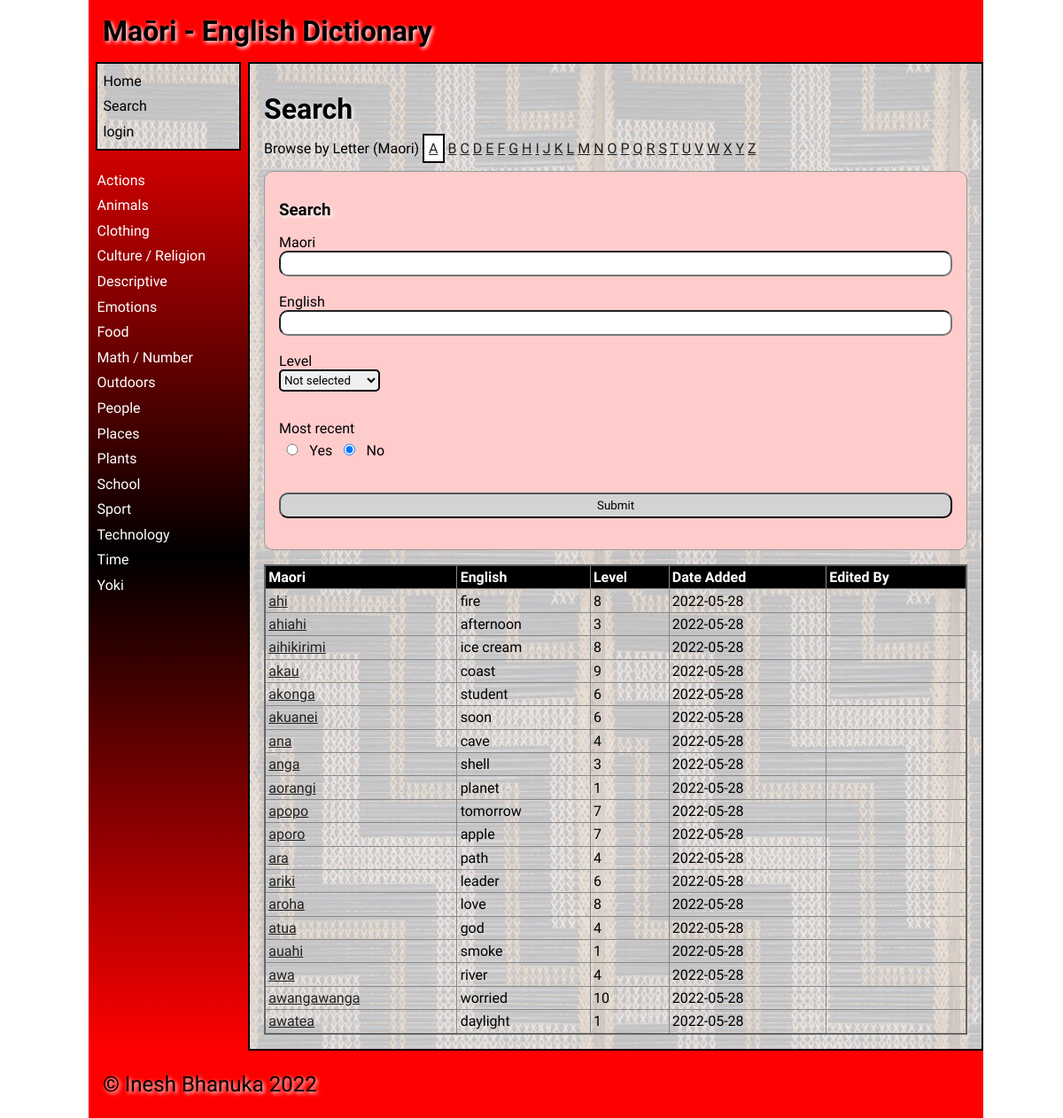
The page /search/A on the database its author committed.
### tables this page shows
CREATE TABLE "category"
(
    id            integer
        primary key autoincrement,
    category_name varchar(30) not null
);

CREATE TABLE "dictionary"
(
    id          integer
        primary key autoincrement,
    maori       varchar(30)   not null,
    english     varchar(30)   not null,
    description varchar(1000) not null,
    level       integer       not null,
    category_id integer       not null
        references category
            on delete cascade,
    user_id     integer
                              references user_details
                                  on delete set null,
    date_added  datetime      not null
);

### app.py (the view)
@app.route('/search/<letter>', methods=["POST", "GET"])
def render_search(letter):
    error = ""
    if request.method == "POST":
        search_letter = ""
        search_results = do_search_by_form(request.form)
    else:
        search_results = []
        search_letter = letter
        error = request.args.get('error')
        if error is None:
            error = ""
            search_results = do_search_by_browse(letter)
    if search_results is None:
        return redirect(f'/search/~?error=Unknown+error+has+occurred+during+search+please+try+again+later')
    return render_template('search.html',
                           search_results=search_results,
                           logged_in=is_logged_in(),
                           letter=letter,
                           category_list=get_categories(),
                           selected=get_selected(search_letter),
                           allow_edit=allow_edit(),
                           error=error,
                           current_user=get_user())

### data_access.py (called while the page is built)
def execute_query(query, args=None):
    connection = get_connection(DATABASE)
    cursor = connection.cursor()
    try:
        if args is None:
            cursor.execute(query)
        else:
            cursor.execute(query, args)
        query_results = cursor.fetchall()
    except sqlite3.Error as e:
        return e
    finally:
        if connection is not None:
            connection.close()
    return query_results

def get_connection(db_file):
    try:
        connection = sqlite3.connect(db_file)
        connection.execute('pragma foreign_keys=ON')
        return connection
    except Error as e:
        print(e)
    return None

def get_category_list():
    category_list = execute_query("SELECT * FROM category ORDER BY category_name")
    if issubclass(type(category_list), Error):
        return []
    return category_list

def get_browse_results(letter):
    query = """SELECT d.id, d.maori, d.english, d.level, d.date_added, ifnull(u.first_name, ''), ifnull(u.last_name, '')
               FROM dictionary d
               LEFT JOIN user_details u on d.user_id = u.id
               WHERE maori LIKE ?
               ORDER BY maori, english"""
    query_results = execute_query(query, [f"{letter}%"])
    if issubclass(type(query_results), Error):
        return None
    return query_results

### services.py (called while the page is built)
def is_logged_in():
    if session.get('email') is None:
        return False
    else:
        return True

def allow_edit():
    if not is_logged_in():
        return False
    email = session.get('email')
    allow = get_allow_edit(email)
    if allow is None:
        return False
    return allow

def do_search_by_browse(letter):
    search_results = []
    if letter.isalpha() and letter != "~" and len(letter) == 1:
        search_results = get_browse_results(letter)
    return search_results

def get_selected(alphabetic_letter):
    selected = []
    if alphabetic_letter.isalpha() and len(alphabetic_letter) == 1:
        for i in range(26):
            selected.append("")
        selected[string.ascii_lowercase.index(alphabetic_letter.lower())] = "selected"
    return selected

def get_categories():
    return get_category_list()

def get_user():
    first_name = session.get('first_name')
    if first_name is None:
        user_details = ""
    else:
        last_name = session.get('last_name')
        user_type = session.get('user_type').title()
        user_details = f"{first_name} {last_name} ({user_type})"
    return user_details

### templates/search.html (shortened to what this page needs)
{% extends "base.html" %}
{% block main %}
    <h1>Search</h1>
        <div class="letter-label">Browse by Letter (Maori)
        <a href="/search/A" class="{{ selected[0] }}">A</a>
        <a href="/search/B" class="{{ selected[1] }}">B</a>
        <a href="/search/C" class="{{ selected[2] }}">C</a>
        <a href="/search/D" class="{{ selected[3] }}">D</a>
        <a href="/search/E" class="{{ selected[4] }}">E</a>
        <a href="/search/F" class="{{ selected[5] }}">F</a>
        <a href="/search/G" class="{{ selected[6] }}">G</a>
        <a href="/search/H" class="{{ selected[7] }}">H</a>
        <a href="/search/I" class="{{ selected[8] }}">I</a>
        <a href="/search/J" class="{{ selected[9] }}">J</a>
        <a href="/search/K" class="{{ selected[10] }}">K</a>
        <a href="/search/L" class="{{ selected[11] }}">L</a>
        <a href="/search/M" class="{{ selected[12] }}">M</a>
        <a href="/search/N" class="{{ selected[13] }}">N</a>
        <a href="/search/O" class="{{ selected[14] }}">O</a>
        <a href="/search/P" class="{{ selected[15] }}">P</a>
        <a href="/search/Q" class="{{ selected[16] }}">Q</a>
        <a href="/search/R" class="{{ selected[17] }}">R</a>
        <a href="/search/S" class="{{ selected[18] }}">S</a>
        <a href="/search/T" class="{{ selected[19] }}">T</a>
        <a href="/search/U" class="{{ selected[20] }}">U</a>
        <a href="/search/V" class="{{ selected[21] }}">V</a>
        <a href="/search/W" class="{{ selected[22] }}">W</a>
        <a href="/search/X" class="{{ selected[23] }}">X</a>
        <a href="/search/Y" class="{{ selected[24] }}">Y</a>
        <a href="/search/Z" class="{{ selected[25] }}">Z</a>
        </div>
    <form id = "search" class="dataForm" method="post">
        <h3>Search</h3>
            <div class="form-label">Maori</div>
            <div class="form-element"><input type="text" name = "maori" maxlength="30"></div>
        <div class="form-group">
            <div class="form-label">English</div>
            <div class="form-element"><input type="text" name = "english" maxlength="30"></div>
        </div>
        <div class="form-group">
            <div class="form-label">Level</div>
                <div>
                  <select name="level" id="level">
                    <option value="0">Not selected</option>
                  </select>
                </div>
            <div class="form-group-buttons" >
                <div class="form-label">Most recent</div>
                    <div>
                        <input type="radio" id="1" value ="1" name="Date-Added">
                        <label>Yes</label>
                        <input type="radio" id="2" value="0" name="Date-Added" checked>
                        <label>No</label>
                    </div>
            </div>
            <div class="form-group-buttons">
                <div id = "search-submit" class="form-element"><input style="background-color: lightgray;" type="submit" name = "submit" id = "submit"></div>
            </div>
            <div class="form-group"></div>
            </div>
        </form>
    <table id = "search" class="table">
        <thead>
            <tr>
                <th><strong>Maori</strong></th>
                <th><strong>English</strong></th>
                <th><strong>Level</strong></th>
                <th><strong>Date Added</strong></th>
                <th><strong>Edited By</strong></th>
            </tr>
        </thead>
        <tbody>
            {% for word in search_results %}
                <tr>
                    <td><a href="/word/{{ word[0] }}?breadcrumb=/search/{{ letter }}">{{ word[1] }}</a></td>
                    <td>{{ word[2] }}</td>
                    <td>{{ word[3] }}</td>
                    <td>{{ word[4] }}</td>
                    <td>{{ word[5] }}  {{ word[6] }}</td>
                </tr>
            {% endfor %}
        </tbody>
    </table>
{% endblock %}

### templates/base.html (shortened to what this page needs)
<!doctype html>
<html lang="en">
<head>
	<link href="{{ url_for('static', filename='css/style.css') }}" rel="stylesheet">
</head>
<body>
	<div id="container">
		<header>
			<span class="heading">Maōri - English Dictionary</span>
            <span class="right">{{ current_user }}</span>
		</header>
		<nav style="padding-top: 0">
			<ul>
                <div class="main-links">
                    <li><a href="/" style="color: black;">Home</a></li>
                    <li><a href="/search/~" style="color: black;">Search</a></li>
                    {% if logged_in %}
                        {% if allow_edit %}
                            <li><a href="/add_category" style="color: black;">Add Category</a></li>
                        {% endif %}
                        <li><a href="/logout" style="color: black;">Logout</a></li>
                    {% else %}
                        <li><a href="/login" style="color: black;">login</a></li>
                    {% endif %}
                </div>
                <br>
                {% for category in category_list %}
                    <li><a href="/category/{{ category[0] }}">{{ category[1] }}</a></li>
                {% endfor %}
			</ul>
		</nav>
		<main style="border: solid black 2px">
            {% block main %}{% endblock %}
        </main>
		<footer>
			<p>
				&copy; Inesh Bhanuka 2022
			</p>
		</footer>
	</div>
</body>
</html>

### static/css/style.css (style rules this page uses)
* { font-family: Comfortaa, sans-serif; margin: 0; padding: 0; box-sizing: border-box; }
.form-group { padding-top: 3rem; }
.form-group-buttons { padding-top: 2rem; }
select { border: 2px solid black; border-radius: 5px; height: 25px; width: 15%; }
.selected { background-color: white; padding: 5px; border: solid black 2px; }
.main-links { background-image: url('../images/poutama.jpg'); padding: 5px; color: black !important; border: solid black 2px; }
.letter-label { width: 100%; }
.form-label { width: 30%; }
.form-element { width: 70%; float: left; }
#container { display: grid; grid-template-columns: 75px auto; grid-template-areas: 'nav header' 'main main' 'footer footer'; }
.dataForm [type="radio" i] { margin-top: 8px; width: 4%; }
header { grid-area: header; background-color: #f00; padding: 1rem; }
nav { grid-area: nav; }
main { grid-area: main; padding: 1rem; background-color: #edd; }
h1, h2, h3, h4 { padding: 1rem 0; font-family: 'Suez One', serif; color: #000; text-shadow: 2px 2px 4px #fff; }
p { padding: 0.5rem 0; }
a { color: #222; }
.dataForm { margin: 1rem 0; border: 1px solid #999; padding: 1rem; background-color: #fcc; border-radius: 10px; }
.dataForm input, textarea { width: 760px; border-radius: 10px; padding: 0.3rem; margin-bottom: 10px; }
#category-submit, #signup-submit, #login-submit, #word-submit, #signup-reset, #search-submit { width: 760px; }
table { width: 100%; border: 2px solid #666; border-collapse: collapse; }
table thead { background-color: black; color: white; }
th, td { border: 1px solid #888; padding: 0.2rem; text-align: left; }
th { background-color: #000000; color: #ffffff; }
tr th:last-child { width: 90px; }
tr td:last-child { width: 90px; }
#search th:last-child { width: 20%; }
#search td:last-child { width: 20%; }
footer { grid-area: footer; padding: 1rem; background-color: #f00; }
footer p { color: #000; text-shadow: 2px 2px 4px #fff; font-size: 1.5rem; }
.right { float: right; padding: 10px; font-weight: bold; font-family: 'Suez One', serif; text-shadow: 2px 2px 4px #fff; }
.heading { font-size: 2em; margin-block-start: 0.67em; margin-block-end: 0.67em; margin-inline-start: 0; margin-inline-end: 0; font-weight: bold; padding: 1rem 0; font-family: 'Suez One', serif; color: #000; text-shadow: 2px 2px 4px #fff; }
@media only screen and (min-width: 768px) { #container { grid-template-columns: 180px auto; grid-template-areas: 'header header' 'nav main' 'footer footer'; } }
@media only screen and (min-width: 768px) { nav { background: linear-gradient(180deg, rgba(255,0,0,1) 0%, rgba(0, 0, 0, 1) 50%, rgba(255,0,0,1) 100%); padding: 0.5rem; } }
@media only screen and (min-width: 768px) { nav ul { list-style: none; } }
@media only screen and (min-width: 768px) { nav li { padding: 0.3rem 0 0.3rem 0.1rem; } }
@media only screen and (min-width: 768px) { nav a { color: #fff; text-decoration: none; } }
@media only screen and (min-width: 768px) { main { background-image: url('../images/poutama.jpg'); } }
@media only screen and (min-width: 1000px) { #container { width: 1000px; margin: auto; } }

### rows shown on the page
category: category_name "Actions"
category: category_name "Animals"
category: category_name "Clothing"
category: category_name "Culture / Religion"
category: category_name "Descriptive"
category: category_name "Emotions"
category: category_name "Food"
category: category_name "Math / Number"
category: category_name "Outdoors"
category: category_name "People"
category: category_name "Places"
category: category_name "Plants"
category: category_name "School"
category: category_name "Sport"
category: category_name "Technology"
category: category_name "Time"
category: category_name "Yoki"
dictionary: maori "ahi", english "fire", level "8", date_added "2022-05-28"
dictionary: maori "ahiahi", english "afternoon", level "3", date_added "2022-05-28"
dictionary: maori "aihikirimi", english "ice cream", level "8", date_added "2022-05-28"
dictionary: maori "akau", english "coast", level "9", date_added "2022-05-28"
dictionary: maori "akonga", english "student", level "6", date_added "2022-05-28"
dictionary: maori "akuanei", english "soon", level "6", date_added "2022-05-28"
dictionary: maori "ana", english "cave", level "4", date_added "2022-05-28"
dictionary: maori "anga", english "shell", level "3", date_added "2022-05-28"
dictionary: maori "aorangi", english "planet", level "1", date_added "2022-05-28"
dictionary: maori "apopo", english "tomorrow", level "7", date_added "2022-05-28"
dictionary: maori "aporo", english "apple", level "7", date_added "2022-05-28"
dictionary: maori "ara", english "path", level "4", date_added "2022-05-28"
dictionary: maori "ariki", english "leader", level "6", date_added "2022-05-28"
dictionary: maori "aroha", english "love", level "8", date_added "2022-05-28"
dictionary: maori "atua", english "god", level "4", date_added "2022-05-28"
dictionary: maori "auahi", english "smoke", level "1", date_added "2022-05-28"
dictionary: maori "awa", english "river", level "4", date_added "2022-05-28"
dictionary: maori "awangawanga", english "worried", level "10", date_added "2022-05-28"
dictionary: maori "awatea", english "daylight", level "1", date_added "2022-05-28"
